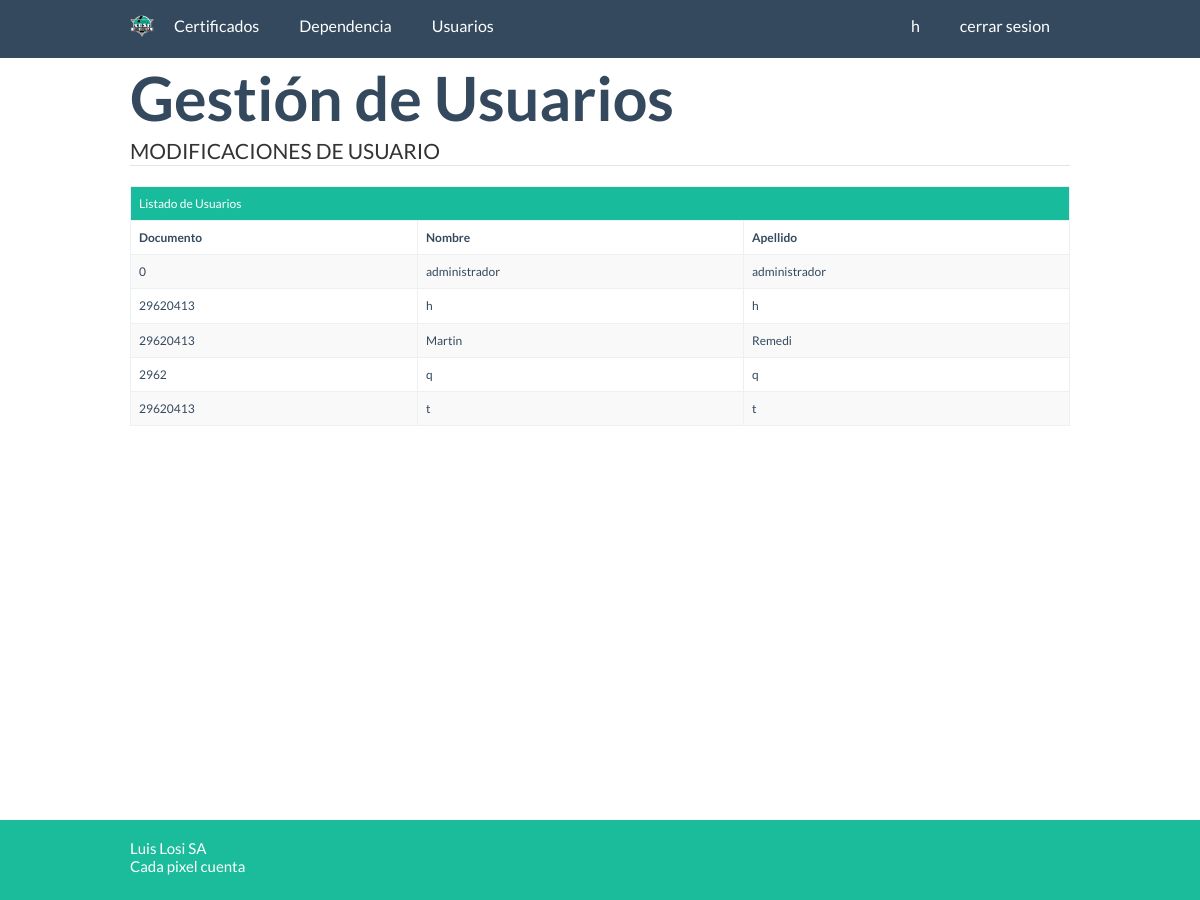
The page /usuarios/listaUsuario.php (signed in) on the database as committed earlier.
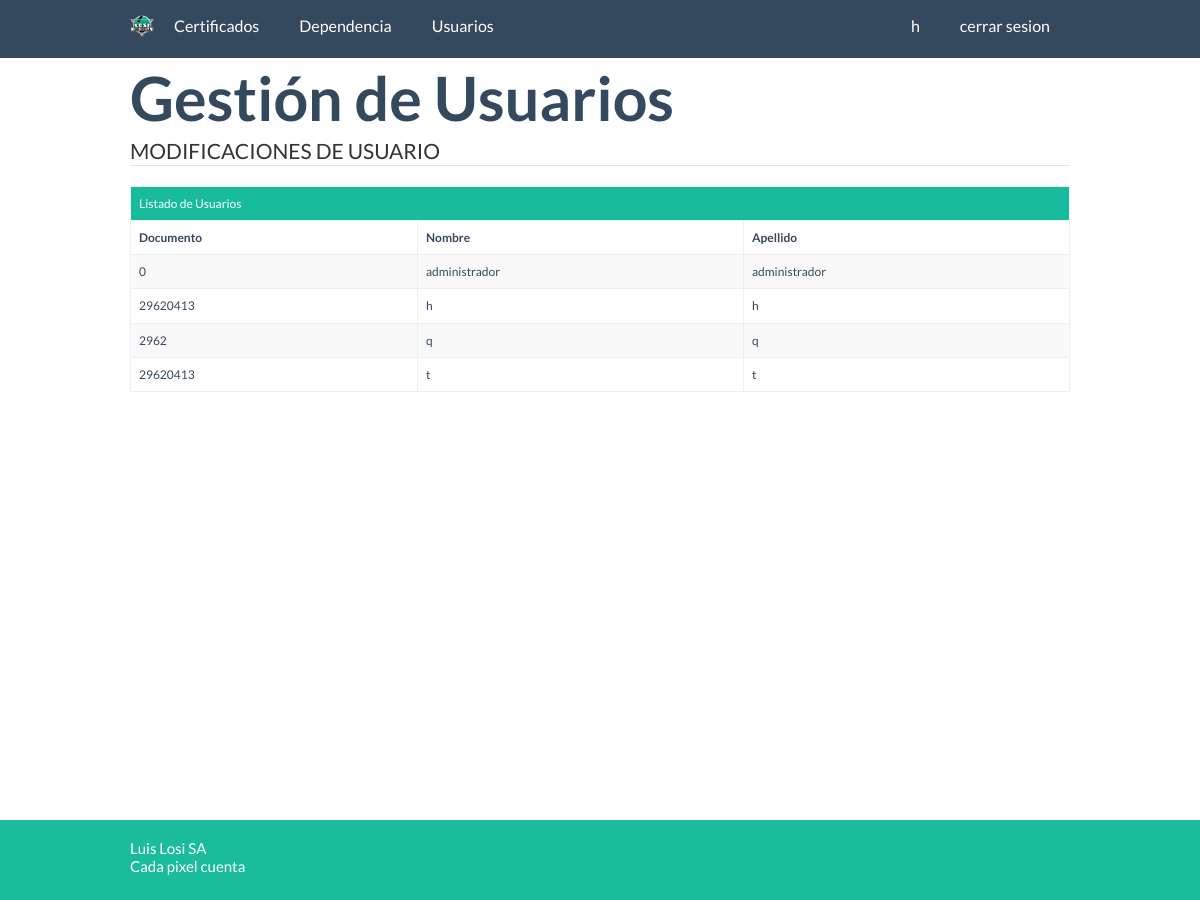
The same page on the database as committed later.
### tables this page shows
CREATE TABLE `usuario` (
  `identificador` varchar(10) NOT NULL DEFAULT '',
  `nombre` varchar(45) NOT NULL DEFAULT '',
  `apellido` varchar(25) NOT NULL DEFAULT '',
  `clave` varchar(50) NOT NULL DEFAULT '',
  `perfil` char(1) NOT NULL DEFAULT '',
  `fechaalta` timestamp NOT NULL DEFAULT CURRENT_TIMESTAMP ON UPDATE CURRENT_TIMESTAMP,
  `dni` int(10) unsigned NOT NULL DEFAULT '0',
  PRIMARY KEY (`identificador`)
);

### clases/ActiveRecord/ActiveRecordAbstractFactory.php (called while the page is built, shortened)
<?php
require_once "MysqlActiveRecordAbstractFactory.php";
abstract class ActiveRecordAbstractFactory {
    public static function getActiveRecordFactory($motor = self::MYSQL) {
        switch ($motor) {
        case self::MYSQL:
            return new MysqlActiveRecordAbstractFactory();
        }
    }
}

### clases/ActiveRecord/MysqlActiveRecordAbstractFactory.php (called while the page is built, shortened)
<?php
require_once '../clases/ActiveRecord/ActiveRecordAbstractFactory.php';
require_once '../clases/ActiveRecord/MysqlUsuarioActiveRecord.php';
class MysqlActiveRecordAbstractFactory extends ActiveRecordAbstractFactory
{
   public function getUsuarioActiveRecord() {
      return new MysqlUsuarioActiveRecord();
   }
}

### clases/ActiveRecord/MysqlUsuarioActiveRecord.php (called while the page is built, shortened)
<?php
include_once '../clases/ValueObject/UsuarioValueObject.php';
class MysqlUsuarioActiveRecord implements ActiveRecord{
    public function buscarTodo() {
        $sql = "SELECT * FROM usuario u;";
        $resultado = mysql_query($sql);
        if($resultado){
            $aUsuario = array();
            while ($fila = mysql_fetch_object($resultado)) {
                $oUsuario = new UsuarioValueObject();
                $oUsuario->setApellido($fila->apellido);
                $oUsuario->setFechaalta($fila->fechaalta);
                $oUsuario->setIdentificador($fila->identificador);
                $oUsuario->setNombre($fila->nombre);
                $oUsuario->setPerfil($fila->perfil);
                $oUsuario->setDni($fila->dni);
                $oUsuario->setClave('');
                $oUsuario->setFechaalta($fila->fechaalta);
                $aUsuario[] = $oUsuario;
            }
            return $aUsuario;
        } else {
            return FALSE;
        }
    }
}
?>

### clases/ValueObject/UsuarioValueObject.php (called while the page is built, shortened)
<?php
class UsuarioValueObject {
    private $identificador, $nombre, $apellido, $clave, $fechaalta;
    private $perfil, $dni;
    public function getDni() {
        return $this->dni;
    }
    public function setDni($dni) {
        $this->dni = $dni;
    }
        public function getIdentificador() {
        return $this->identificador;
    }
    public function setIdentificador($identificador) {
        $this->identificador = $identificador;
    }
    public function getNombre() {
        return $this->nombre;
    }
    public function setNombre($nombre) {
        $this->nombre = $nombre;
    }
    public function getApellido() {
        return $this->apellido;
    }
    public function setApellido($apellido) {
        $this->apellido = $apellido;
    }
}
?>

### usuarios/listaUsuario.php (the view, shortened to what this page needs)
<?php
require_once '../clases/ActiveRecord/ActiveRecordAbstractFactory.php';
$oMysql = ActiveRecordAbstractFactory::getActiveRecordFactory(ActiveRecordAbstractFactory::MYSQL);
$oMysql->conectar();
?>
<!DOCTYPE html>
<html>
    <head>
        <?php include_once "../includes/php/estilos.php";?>
    </head>
    <body>
        <header><?php include_once '../includes/php/header.php'; ?></header>
        <div class="container">
            <div id="cuerpo">
                <h1>Gesti&oacute;n de Usuarios</h1>
                <legend>MODIFICACIONES DE USUARIO</legend>
                <form id="two" name="formulario" autocomplete="off" method="post">
                    <?php
                    $oMysqlUsuario = $oMysql->getUsuarioActiveRecord();
                    $oUsuario = $oMysqlUsuario->buscarTodo();
                    ?>
                    <table class="table table-striped table-bordered table-hover">
                        <tr>
                            <td colspan="10" class="success">Listado de Usuarios</td>
                        </tr>
                        <tr>
                            <th>Documento</th>
                            <th>Nombre</th>
                            <th>Apellido</th>
                        </tr>
                        <?php
                        foreach ($oUsuario as $usuario) {
                            ?>
                            <tr ondblclick="javascript:window.location.href='modificaUsuario.php?identificador=<?php echo $usuario->getIdentificador(); ?>';">
                                <td><?php echo $usuario->getDni(); ?></td>
                                <td><?php echo $usuario->getNombre(); ?></td>
                                <td><?php echo $usuario->getApellido(); ?></td>
                            </tr>
                        <?php
                        }
                        ?>
                    </table>
                </form>
            </div>
        </div>
        <?php include_once "../includes/php/footer.php";?>
    </body>
</html>

### includes/php/estilos.php
<link rel="stylesheet" href="../bootstrap/css/bootstrap.css">
<link rel="stylesheet" href="../bootstrap/css/bootstrap-responsive.css">
<link rel="stylesheet" href="../bootstrap/css/bootstrap-docs.css">
<link rel="stylesheet" href="../css/flat-ui.css">
<link rel="stylesheet" href="../css/demo.css">
<link rel="stylesheet" href="../css/otros-estilos.css">

### includes/php/header.php (shortened to what this page needs)
<div class="navbar navbar-fixed-top navbar-inverse navbar-fixed-top" role="navigation">
    <div class="container">
        <div class="navbar-header">
            <div class="navbar-header">
                <a href="../listaCertificado" class="navbar-brand"><img src="../images/icons/png/logo.min.png"></a>
            </div>
        </div>
        <div class="collapse navbar-collapse" id="bs-example-navbar-collapse-1">
                        <ul class="nav navbar-nav navbar-left">
                            <li class="dropdown">
                              <a href="#fakelink" class="dropdown-toggle" data-toggle="dropdown">Certificados</a>
                            </li>
                            <li>
                              <a href="../admDependencia">Dependencia</a>
                            </li>
                            <li class="dropdown">
                              <a href="#fakelink" class="dropdown-toggle" data-toggle="dropdown">Usuarios</a>
                            </li>
                        </ul>
                        <ul class="nav navbar-nav navbar-right">
                            <li><a class="usuario" href="#"><?php echo $_SESSION['nombre']; ?></a></li>
                            <li><a href="../inicio/cerrar.php">cerrar sesion</a></li>
                        </ul>
        </div>
    </div>
</div>

### includes/php/footer.php
<div class="push"></div>
<footer>
    <div class="Bottombar">
            <div class="Bottombar-inner container">
                <div class="Bottombar-inner-info"> Luis Losi SA </div>
                <div class="Bottombar-inner-cpc"> Cada pixel cuenta </div>
            </div>
    </div>
</footer>

### css/flat-ui.css (style rules this page uses)
body { font-family: 'Lato', Helvetica, Arial, sans-serif; font-size: 14px; line-height: 1.231; color: #34495e; background-color: #ffffff; }
a { color: #16a085; text-decoration: none; -webkit-transition: 0.25s; -moz-transition: 0.25s; -o-transition: 0.25s; transition: 0.25s; -webkit-backface-visibility: hidden; }
h1, h2, h3, h4, h5, h6, .h1, .h2, .h3, .h4, .h5, .h6 { font-family: 'Lato', Helvetica, Arial, sans-serif; font-weight: 700; line-height: 1.2; }
h1, h2, h3 { margin-top: 2px; margin-bottom: 4px; }
h1, .h1 { font-size: 61px; }
footer { background-color: #edeff1; color: #bac1c8; font-size: 15px; padding: 0; }

### css/demo.css (style rules this page uses)
.container { max-width: 970px !important; }

### css/otros-estilos.css (style rules this page uses)
@media (min-width: 981px) { body { padding-top: 60px; } }
.Bottombar { margin: 20px 0 0 0; height: 80px; padding: 20px 0; background: #1abc9c; color: #ffffff; }
table { max-width: 100%; background-color: transparent; }
th { text-align: left; }
.table { width: 100%; margin-bottom: 21px; }
.table > thead > tr > th, .table > tbody > tr > th, .table > tfoot > tr > th, .table > thead > tr > td, .table > tbody > tr > td, .table > tfoot > tr > td { padding: 8px; line-height: 1.428571429; vertical-align: top; border-top: 1px solid #ecf0f1; }
.table-bordered { border: 1px solid #ecf0f1; }
.table-bordered > thead > tr > th, .table-bordered > tbody > tr > th, .table-bordered > tfoot > tr > th, .table-bordered > thead > tr > td, .table-bordered > tbody > tr > td, .table-bordered > tfoot > tr > td { border: 1px solid #ecf0f1; }
.table-striped > tbody > tr:nth-child(odd) > td, .table-striped > tbody > tr:nth-child(odd) > th { background-color: #f9f9f9; }
.table > thead > tr > td.success, .table > tbody > tr > td.success, .table > tfoot > tr > td.success, .table > thead > tr > th.success, .table > tbody > tr > th.success, .table > tfoot > tr > th.success, .table > thead > tr.success > td, .table > tbody > tr.success > td, .table > tfoot > tr.success > td, .table > thead > tr.success > th, .table > tbody > tr.success > th, .table > tfoot > tr.success > th { background-color: #18bc9c; color: #ffffff; }
* { margin: 0; }
html, body { height: 100%; }
body { font-size: 12px; }
.container { min-height: 100%; height: auto !important; height: 100%; margin: 0 auto -40px; }
footer, .push { height: 40px; }
.navbar-brand { float: left; padding: 15px 15px 20px; font-size: 18px; line-height: 20px; }

Rows that differ between the two databases and show on the page:
removed usuario: dni "29620413", nombre "Martin", apellido "Remedi"
